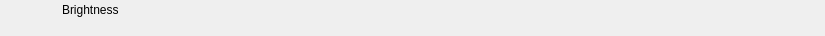
<?xml version="1.0" encoding="UTF-8"?>
<ui version="4.0">
 <class>RundownBrightnessWidget</class>
 <widget class="QWidget" name="RundownBrightnessWidget">
  <property name="geometry">
   <rect>
    <x>0</x>
    <y>0</y>
    <width>825</width>
    <height>36</height>
   </rect>
  </property>
  <layout class="QHBoxLayout" name="horizontalLayout">
   <property name="spacing">
    <number>0</number>
   </property>
   <property name="margin">
    <number>0</number>
   </property>
   <item>
    <widget class="QFrame" name="frameItem">
     <property name="sizePolicy">
      <sizepolicy hsizetype="Preferred" vsizetype="Fixed">
       <horstretch>0</horstretch>
       <verstretch>0</verstretch>
      </sizepolicy>
     </property>
     <property name="minimumSize">
      <size>
       <width>0</width>
       <height>36</height>
      </size>
     </property>
     <widget class="QLabel" name="labelIcon">
      <property name="geometry">
       <rect>
        <x>22</x>
        <y>2</y>
        <width>32</width>
        <height>32</height>
       </rect>
      </property>
      <property name="text">
       <string/>
      </property>
      <property name="pixmap">
       <pixmap resource="../Widgets.qrc">:/Graphics/Images/Brightness.png</pixmap>
      </property>
      <property name="scaledContents">
       <bool>true</bool>
      </property>
     </widget>
     <widget class="QLabel" name="labelChannel">
      <property name="geometry">
       <rect>
        <x>0</x>
        <y>0</y>
        <width>0</width>
        <height>0</height>
       </rect>
      </property>
      <property name="text">
       <string></string>
      </property>
     </widget>
     <widget class="QLabel" name="labelLabel">
      <property name="geometry">
       <rect>
        <x>62</x>
        <y>2</y>
        <width>5000</width>
        <height>16</height>
       </rect>
      </property>
      <property name="text">
       <string>Brightness</string>
      </property>
     </widget>
     <widget class="QLabel" name="labelVideolayer">
      <property name="geometry">
       <rect>
        <x>140</x>
        <y>19</y>
        <width>40</width>
        <height>16</height>
       </rect>
      </property>
      <property name="text">
       <string></string>
      </property>
     </widget>
     <widget class="QLabel" name="labelColor">
      <property name="geometry">
       <rect>
        <x>0</x>
        <y>0</y>
        <width>18</width>
        <height>36</height>
       </rect>
      </property>
      <property name="text">
       <string/>
      </property>
     </widget>
     <widget class="QLabel" name="labelGroupColor">
      <property name="geometry">
       <rect>
        <x>0</x>
        <y>0</y>
        <width>6</width>
        <height>36</height>
       </rect>
      </property>
      <property name="text">
       <string/>
      </property>
     </widget>
     <widget class="QLabel" name="labelDevice">
      <property name="geometry">
       <rect>
        <x>62</x>
        <y>19</y>
        <width>75</width>
        <height>16</height>
       </rect>
      </property>
      <property name="text">
       <string></string>
      </property>
     </widget>
     <widget class="QLabel" name="labelDelay">
      <property name="geometry">
       <rect>
        <x>185</x>
        <y>19</y>
        <width>55</width>
        <height>16</height>
       </rect>
      </property>
      <property name="text">
       <string></string>
      </property>
     </widget>
     <widget class="QLabel" name="labelRemoteTriggerId">
      <property name="geometry">
       <rect>
        <x>245</x>
        <y>19</y>
        <width>70</width>
        <height>16</height>
       </rect>
      </property>
      <property name="text">
       <string></string>
      </property>
     </widget>
    </widget>
   </item>
   <item>
    <widget class="QFrame" name="frameStatus">
     <property name="minimumSize">
      <size>
       <width>77</width>
       <height>0</height>
      </size>
     </property>
     <property name="maximumSize">
      <size>
       <width>77</width>
       <height>16777215</height>
      </size>
     </property>
     <widget class="QLabel" name="labelGpiConnected">
      <property name="geometry">
       <rect>
        <x>1</x>
        <y>2</y>
        <width>32</width>
        <height>32</height>
       </rect>
      </property>
      <property name="minimumSize">
       <size>
        <width>32</width>
        <height>32</height>
       </size>
      </property>
      <property name="maximumSize">
       <size>
        <width>32</width>
        <height>32</height>
       </size>
      </property>
      <property name="lineWidth">
       <number>0</number>
      </property>
      <property name="text">
       <string/>
      </property>
      <property name="pixmap">
       <pixmap resource="../Widgets.qrc">:/Graphics/Images/GpiConnected.png</pixmap>
      </property>
      <property name="scaledContents">
       <bool>true</bool>
      </property>
     </widget>
     <widget class="QLabel" name="labelDisconnected">
      <property name="geometry">
       <rect>
        <x>32</x>
        <y>2</y>
        <width>32</width>
        <height>32</height>
       </rect>
      </property>
      <property name="minimumSize">
       <size>
        <width>32</width>
        <height>32</height>
       </size>
      </property>
      <property name="maximumSize">
       <size>
        <width>32</width>
        <height>32</height>
       </size>
      </property>
      <property name="text">
       <string/>
      </property>
      <property name="pixmap">
       <pixmap resource="../Widgets.qrc">:/Graphics/Images/Disconnected.png</pixmap>
      </property>
      <property name="scaledContents">
       <bool>true</bool>
      </property>
     </widget>
     <widget class="QLabel" name="labelActiveColor">
      <property name="geometry">
       <rect>
        <x>69</x>
        <y>0</y>
        <width>8</width>
        <height>36</height>
       </rect>
      </property>
      <property name="minimumSize">
       <size>
        <width>8</width>
        <height>36</height>
       </size>
      </property>
      <property name="maximumSize">
       <size>
        <width>8</width>
        <height>36</height>
       </size>
      </property>
      <property name="text">
       <string/>
      </property>
     </widget>
    </widget>
   </item>
  </layout>
 </widget>
 <resources>
  <include location="../Widgets.qrc"/>
 </resources>
 <connections/>
 <slots>
  <slot>addToCombo()</slot>
 </slots>
</ui>
